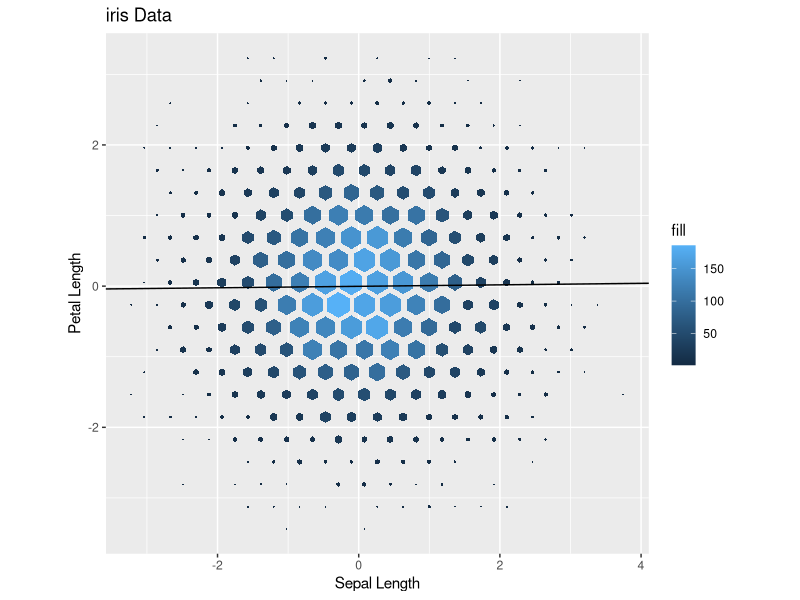
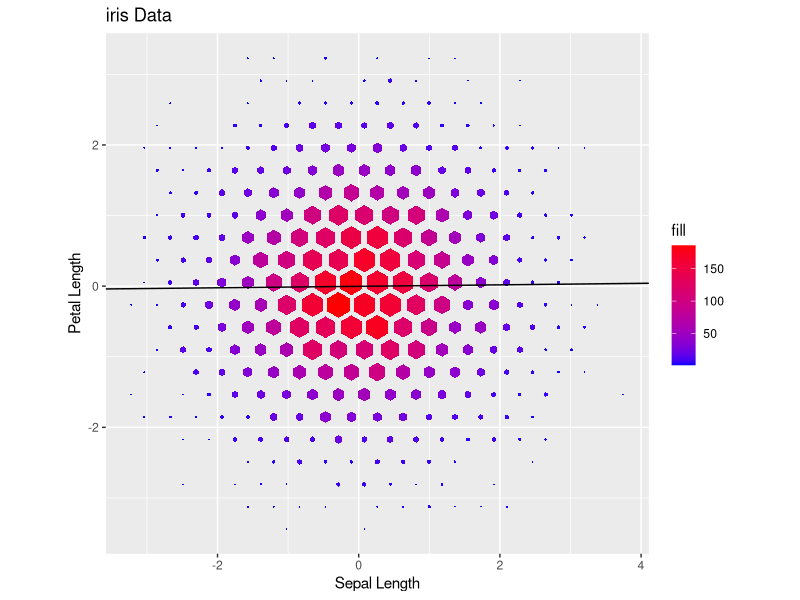

Source code (R) for these figures, in order:
## ---- chunk 1
library(ggplot2)
library(data.table)
## ---- chunk 2
hex = function(x, y, n = length(x), xmin = min(x), 
               xmax = max(x), ymin = min(y), 
               ymax = max(y), pct_of_plot_used = 90, 
               binning_relation = 2){
  # Inputs: n (legnth), x and y (data vectors), 
  # size (scaling parameter < IDIM), 
  # binning_relation allows scaling of the hexagons to provide a reasonable visual representation of the points
  # binning_relation makes hexagon diameter proportional to (Npoints in Hexagon) ^ (binning_relation)
  # 0 <= binning_relationship <= 1. When it is 0, all hexagons are equally sized, but the color gradient remains
  # when binning relationhip = 0.5, hexagon area is proportional to (Npoints in Hexagon)
  # when binning relationhip = 1,  hexagon width is proportional to (Npoints in Hexagon) 
  # Inputs?: xmin, xmax, ymin, ymax are data extremes
  # Outputs: nl (length), xl and yl 
  # (lattice centers), counts (nonzero counts, nl <= n)
  
  # Binning relation is the norm-relationship between the relative size of the hexagons and the number of points they contain
  
  if(length(x) != length(y)){
    stop("x and y data must be the same length")
  }
  
  
  # Inputs
  size = pct_of_plot_used
  n = length(x)
  counts = rep(0, n)
  xl = rep(0, n)
  yl = rep(0, n)
  
  #Lattice Dimensions
  IDIM = 100
  JDIM = floor(IDIM/sqrt(3)+1)
  

  lat1 = matrix(data = 0, nrow = IDIM, ncol = JDIM)
  lat2 = matrix(data = 0, nrow = IDIM, ncol = JDIM)
  
  # Scaling constants
  xr = xmax - xmin
  yr = ymax - ymin
  c1 = size/xr
  c2 = size/(xr*sqrt(3))
  c3 = 1/c1
  c4 = 1/c2
  
  # Binning
  for (k in 1:n){
    sx = c1*(x[k] - xmin)
    sy = c2*(y[k] - ymin)
    i1 = floor(sx + 0.5)
    j1 = floor(sy + 0.5)
    i2 = floor(sx)
    j2 = floor(sy)
    if (((sx-i1)^2 + 3*(sy-j1)^2) < ((sx-i2-0.5)^2 + 3*(sy-j2-0.5)^2)){
      lat1[i1, j1] = lat1[i1, j1]+1
    }
    else{
      lat2[i2, j2] = lat2[i2, j2]+1
    }
  }
  
  # Write Lattice Points and Counts
  
  imax = floor(size+1)
  jmax = floor(size/sqrt(3)+1)
  nl = 0
  
  for(j in 1:jmax){
    for(i in 1:imax){
      if(lat1[i, j] > 0){
        nl = nl + 1
        xl[nl] = c3*i + xmin
        yl[nl] = c4*j + ymin
        counts[nl] = lat1[i, j]
      }
    }
    for(i in 1:imax){
      if(lat2[i, j] > 0){
        nl = nl+1
        xl[nl] = c3*(i+0.5) + xmin
        yl[nl] = c4*(j+0.5) + ymin
        counts[nl] = lat2[i, j]
      }
    }
  }
  max_circumradius = 0.5*xr/size
  counts2 = counts[counts != 0]
  
  if (binning_relation != 0){
    radii = (counts2/max(counts2))^(1/binning_relation)*max_circumradius
  }
  else{
    radii = rep(max_circumradius, length(counts2))
  }
  
  lt = list(xl = xl[counts != 0], yl = yl[counts != 0], counts = counts2, 
            radii =  radii
  )
  
  return(lt)
}
## ---- chunk 3
set.seed(2021)
x = rnorm(100000)
y = rnorm(100000)
x2 = 20*x
y2 = 20*y
hexagon = hex(x = x, y = y, pct_of_plot_used = 20, binning_relation = 0)
## ---- chunk 4
hex = function(x, y, xmin = min(x), xmax = max(x), ymin = min(y), ymax = max(y), pct_of_plot_used = 20, binning_relation = 0.5, lattice = TRUE, plotted = TRUE){
  # Inputs: n (legnth), x and y (data vectors), 
  # pct_of_plot_used (scaling parameter < IDIM), 
  # binning_relation (scaling of the hexagons with 
  # respect to the amount of points contained)
  # binning_relation = 2 means that the areas of
  # the hexagons are proportional to the number of
  # points that they contain
  #
  # Inputs: xmin, xmax, ymin, ymax are data extremes
  # Outputs: nl (length), xl and yl 
  # (lattice centers), counts (nonzero counts, nl <= n)
  

  # Binning relation is the norm-relationship between the relative size of the hexagons and the number of points they contain

  
  if(length(x) != length(y)){
    stop("x and y data must be the same length")
  }
  
  
  # Inputs
  size = pct_of_plot_used
  n = length(x)
  counts = rep(0, n)
  xl = rep(0, n)
  yl = rep(0, n)
  
  #Lattice Dimensions
  IDIM = 100
  JDIM = floor(IDIM/sqrt(3)+1)
  

  lat1 = matrix(data = 0, nrow = IDIM, ncol = JDIM)
  lat2 = matrix(data = 0, nrow = IDIM, ncol = JDIM)
  
  # Scaling constants
  xr = xmax - xmin
  yr = ymax - ymin
  c1 = size/xr
  c2 = size/(xr*sqrt(3))
  c3 = 1/c1
  c4 = 1/c2
  
  # Binning
  for (k in 1:n){
    sx = c1*(x[k] - xmin)
    sy = c2*(y[k] - ymin)
    i1 = floor(sx + 0.5)
    j1 = floor(sy + 0.5)
    i2 = floor(sx)
    j2 = floor(sy)
    if (((sx-i1)^2 + 3*(sy-j1)^2) < ((sx-i2-0.5)^2 + 3*(sy - j2 - 0.5)^2)){
      lat1[i1, j1] = lat1[i1, j1] + 1
    }
    else{
      lat2[i2, j2] = lat2[i2, j2] + 1
      
    }
  }
  
  # Write Lattice Points and Counts
  
  imax = floor(size)
  jmax = floor(size/sqrt(3))
  nl = 0
  
  for(j in 1:jmax){
    for(i in 1:imax){
      if(lat1[i, j] > 0){
        nl = nl + 1
        xl[nl] = c3*i + xmin
        yl[nl] = c4*j + ymin
        counts[nl] = lat1[i, j]
      }
    }
    for(i in 1:imax){
      if(lat2[i, j] > 0){
        nl = nl+1
        xl[nl] = c3*(i+0.5) + xmin
        yl[nl] = c4*(j+0.5) + ymin
        counts[nl] = lat2[i, j]
      }
    }
  }
  max_circumradius = 0.5*xr/size
  counts2 = counts[counts != 0]
  
  if (binning_relation >= 0){
    radii = (counts2/max(counts2))^(binning_relation)*max_circumradius
  }
  else{
    stop("binning_relation must be non-negative")
  }
  
  lt = list(xl = xl[counts != 0], yl = yl[counts != 0], counts = counts2, 
            radii =  radii
  )
  
poly = c()

  for (i in 1:length(lt$xl)){
    
    centerx = lt$xl[i]
    centery = lt$yl[i]
    radius = lt$radii[i]
    
    poly_hex <- data.table( x=c(centerx, centerx - sqrt(3)*radius/2, centerx - sqrt(3)*radius/2, centerx , centerx + sqrt(3)*radius/2, centerx + sqrt(3)*radius/2 ), y=c(centery + radius,  centery + 1/2*radius, centery - 1/2*radius, centery-radius , centery - 1/2*radius, centery + 1/2*radius ), 
            fill = rep(lt$counts[i],6),
            group = rep(i, 6) # This separates the hexagons
    )
  
    poly = rbind(poly, poly_hex)
    
  }
  # Setting color equal to fill will give the hexagons the same color for outline and fill
  hexplot <- list(geom_polygon(data=poly, aes(x=x, y=y, fill = fill, group = group)))
  
  if(lattice & plotted){
    return(list(lt, hexplot))
  }
  else if (lattice){
    return(list(lt, NULL))
  }
  else if (plotted){
    return(list(NULL, hexplot))
  }
  
}


## ---- chunk 5
data(iris)
#x=iris$Sepal.Length
#y=iris$Petal.Length
x = rnorm(10000)
y = rnorm(10000)
asdf <- hex(x=x, y=y, plotted = TRUE, lattice = TRUE, binning_relation = 0.5)
## ---- chunk 6
# Here is the plot, which you can add ggplot2 functionality on top of, including a regression line, and labels
lin_reg <- lm(y~x, data.table(x,y))
ggplot() + asdf[[2]] + ggtitle("iris Data") + xlab("Sepal Length") + ylab("Petal Length") + geom_abline(slope = lin_reg$coefficients[2], intercept = lin_reg$coefficients[1]) + coord_fixed()
## ---- chunk 7
ggplot() + asdf[[2]] + ggtitle("iris Data") + xlab("Sepal Length") + ylab("Petal Length") + geom_abline(slope = lin_reg$coefficients[2], intercept = lin_reg$coefficients[1]) + coord_fixed() +scale_fill_gradient(low="blue", high="red") + scale_color_gradient(low="blue", high="red")
